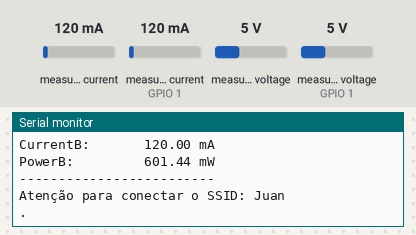
The sketch below on a simulated ESP32. Shown: the last lines printed to the serial monitor. The inputs (shaded band) are chosen by the test bench; at power-on: measured current 120 mA, measured current (sensor on GPIO 1) 120 mA, measured voltage 5 V, measured voltage (sensor on GPIO 1) 5 V. WiFi joins after 1.5 s; servers stay silent unless stated.

Above: at 1.2 s.
1.3 s: measured current (sensor 0) set to 40 mA
At 5.8 s:
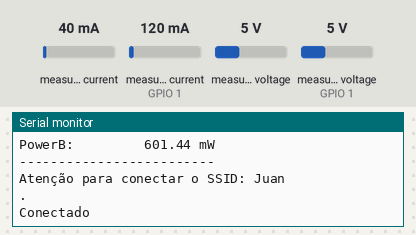
6.1 s: measured current (sensor on GPIO 1) set to 40 mA
At 6.4 s:
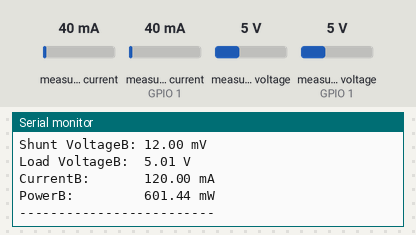
7.6 s: measured voltage (sensor 0) set to 0.3 V
At 8.6 s:
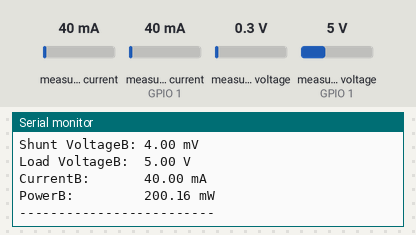
9.1 s: measured voltage (sensor on GPIO 1) set to 0.3 V
At 9.9 s:
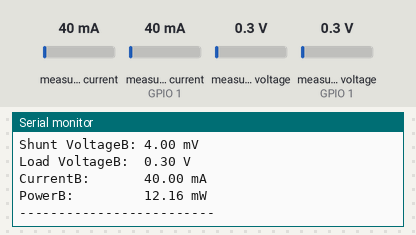
10.6 s: measured current (sensor 0) set to 500 mA
12.1 s: measured current (sensor on GPIO 1) set to 500 mA
At 15.0 s:
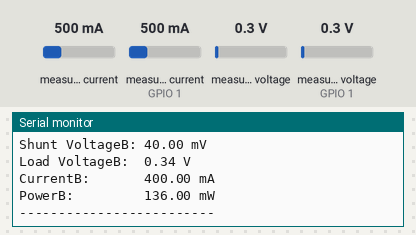
Timing chart, 0 to 16.5 s (numbered marks = the images above; inputs shaded):
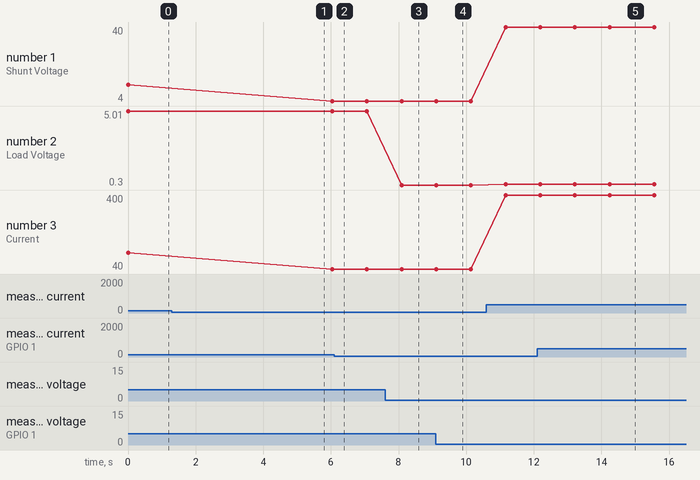

Measured:
- after the input at 7.6 s, the serial monitor: prints a new line after 0.49 s (image 3)
- after the input at 9.1 s, the serial monitor: prints a new line at once (image 4)
- after the input at 12.1 s, the serial monitor: prints a new line after 0.10 s (image 5)
- plotted number 1: 12 → 4 after the input at 1.3 s
- plotted number 2: 5 → 0.3 after the input at 7.6 s, 0.3 → 0.34 after the input at 10.6 s
- plotted number 3: 120 → 40 after the input at 1.3 s, 40 → 400 after the input at 10.6 s

The sketch:

Algoritmo_THINGSPEAK.ino
```cpp
#//include <Blynk.h>
#include <Wire.h>
#include <Adafruit_INA219.h>
#include <WiFi.h>
#include <ThingSpeak.h>

int intervalSensor = 2000;
long prevMillisThingSpeak = 0;
int intervalThingSpeak = 15000; // Intervalo minímo para escrever no ThingSpeak write é de 15 segundos


const char ssid[] = "Juan";
const char password[] = "17207511";
WiFiClient client;


const long CHANNEL = 2396474;
const char *WRITE_API = "WWZOJZLTJ2P0COPY";


Adafruit_INA219 ina219;
Adafruit_INA219 ina219_B(0x041);

float shuntvoltage = 0.00;
float busvoltage = 0.00;
float current = 0.00;
float loadvoltage = 0.00;
float power = 0.00;
float energy = 0.00;

float shuntvoltageB = 0.00;
float busvoltageB = 0.00;
float currentB = 0.00;
float loadvoltageB = 0.00;
float powerB = 0.00;
float energyB = 0.00;

void setup()
{
  Serial.begin(115200);
  Serial.println();
  Serial.println("Envia os dados do sensor para o ThingSpeak usando o ESP32");
  Serial.println();

  WiFi.mode(WIFI_STA); //Modo Station
  ThingSpeak.begin(client);  // Inicializa o ThingSpeak

  // Initialize the INA219.
  // By default the initialization will use the largest range (32V, 2A).  However
  // you can call a setCalibration function to change this range (see comments).
  if (! ina219.begin()) {
    Serial.println("Failed to find INA219 chip");
    while (1) {
      delay(10);
    }
  }

  if (! ina219_B.begin()) {
    Serial.println("Failed to find INA219 chip");
    while (1) {
      delay(10);
    }
  }
  // To use a slightly lower 32V, 1A range (higher precision on amps):
  //ina219.setCalibration_32V_1A();
  // Or to use a lower 16V, 400mA range (higher precision on volts and amps):
  ina219.setCalibration_16V_400mA();
  ina219_B.setCalibration_16V_400mA();

  Serial.println("IoT Energy Meter with INA219 ...");
}

void loop(){

ina219values();


  // Conecta ou reconecta o WiFi
  if (WiFi.status() != WL_CONNECTED) {
    Serial.print("Atenção para conectar o SSID: ");
    Serial.println(ssid);
    while (WiFi.status() != WL_CONNECTED) {
      WiFi.begin(ssid, password);
      Serial.print(".");
      delay(5000);
    }
    Serial.println("\nConectado");
  }

    delay(1000);

  if (millis() - prevMillisThingSpeak > intervalThingSpeak) {

    // Configura os campos com os valores
    ThingSpeak.setField(1,loadvoltage);
    ThingSpeak.setField(2,loadvoltageB);
    ThingSpeak.setField(3,current);
    ThingSpeak.setField(4,currentB);
    ThingSpeak.setField(5,power);
    ThingSpeak.setField(6,powerB);
    ThingSpeak.setField(7,energy);
    ThingSpeak.setField(8,energyB);


    // Escreve no canal do ThingSpeak
    int x = ThingSpeak.writeFields(CHANNEL, WRITE_API);
    if (x == 200) {
      Serial.println("Update realizado com sucesso");
    }
    else {
      Serial.println("Problema no canal - erro HTTP " + String(x));
    }

    prevMillisThingSpeak = millis();
  }
}


void ina219values()  {
  shuntvoltage = ina219.getShuntVoltage_mV();
  busvoltage = ina219.getBusVoltage_V();
  current = ina219.getCurrent_mA();
  loadvoltage = busvoltage + (shuntvoltage / 1000);
  power = loadvoltage * current;
  energy = energy + power / 3600;

  Serial.print("Bus Voltage:   "); Serial.print(busvoltage); Serial.println(" V");
  Serial.print("Shunt Voltage: "); Serial.print(shuntvoltage); Serial.println(" mV");
  Serial.print("Load Voltage:  "); Serial.print(loadvoltage); Serial.println(" V");
  Serial.print("Current:       "); Serial.print(current); Serial.println(" mA");
  Serial.print("Power:         "); Serial.print(power); Serial.println(" mW");
  Serial.println("-------------------------");

  shuntvoltageB = ina219_B.getShuntVoltage_mV();
  busvoltageB = ina219_B.getBusVoltage_V();
  currentB = ina219_B.getCurrent_mA();
  loadvoltageB = busvoltageB + (shuntvoltageB / 1000);
  powerB = loadvoltageB * currentB;
  energyB = energyB + powerB / 3600;

  Serial.print("Bus VoltageB:   "); Serial.print(busvoltageB); Serial.println(" V");
  Serial.print("Shunt VoltageB: "); Serial.print(shuntvoltageB); Serial.println(" mV");
  Serial.print("Load VoltageB:  "); Serial.print(loadvoltageB); Serial.println(" V");
  Serial.print("CurrentB:       "); Serial.print(currentB); Serial.println(" mA");
  Serial.print("PowerB:         "); Serial.print(powerB); Serial.println(" mW");
  Serial.println("-------------------------");

}
```
